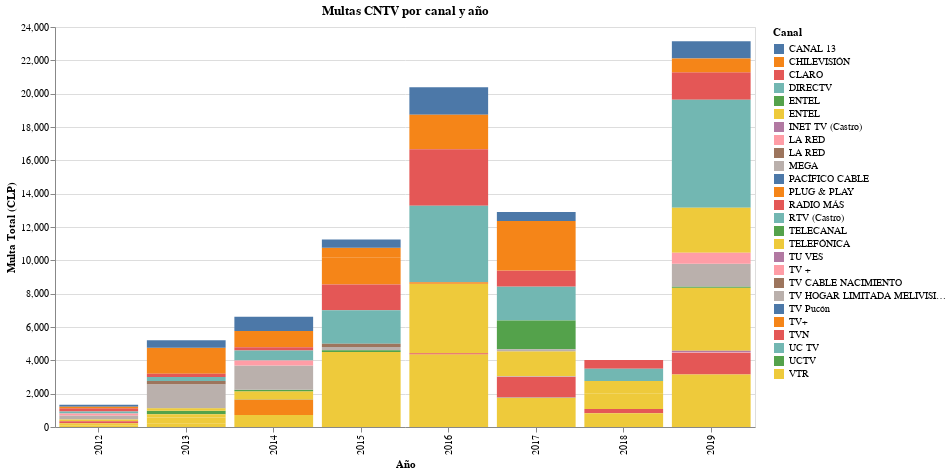

Notebook code for this chart:
### Code cell
# PASO 1: Subir archivo
from google.colab import files
import pandas as pd
import altair as alt

uploaded = files.upload()

# PASO 2: Leer archivo (detecta el nombre subido)
nombre_archivo = list(uploaded.keys())[0]
df = pd.read_excel(nombre_archivo)

# PASO 3: Revisar nombres originales de columnas
print("Columnas originales:", df.columns.tolist())

# PASO 4: Limpiar nombres (eliminar espacios antes y después)
df.columns = df.columns.str.strip()

# PASO 5: Renombrar columnas 0, 1 y 2 a nombres que quieres
df.columns.values[0:3] = ['AÑO', 'CANAL', 'MULTA TOTAL']

print("Columnas renombradas:", df.columns.tolist())

# PASO 6: Convertir AÑO a texto para Altair
df['AÑO'] = df['AÑO'].astype(str)

# PASO 7: Crear visualización Altair (barras apiladas)
chart = alt.Chart(df).mark_bar().encode(
    x=alt.X('AÑO:O', title='Año'),
    y=alt.Y('sum(MULTA TOTAL):Q', title='Multa Total (CLP)'),
    color=alt.Color('CANAL:N', title='Canal'),
    tooltip=['AÑO', 'CANAL', 'MULTA TOTAL']
).properties(
    width=700,
    height=400,
    title='Multas CNTV por canal y año'
)

chart.display()

### Figure 1 — Vega-Lite specification as saved in the notebook (floating-point values rounded to 4 significant figures)
{"config": {"view": {"continuousWidth": 300, "continuousHeight": 300}}, "data": {"name": "data-7e516053349ac37210d1d75eede00ee2"}, "mark": {"type": "bar"}, "encoding": {"color": {"field": "CANAL", "title": "Canal", "type": "nominal"}, "tooltip": [{"field": "AÑO", "type": "nominal"}, {"field": "CANAL", "type": "nominal"}, {"field": "MULTA TOTAL", "type": "quantitative"}], "x": {"field": "AÑO", "title": "Año", "type": "ordinal"}, "y": {"aggregate": "sum", "field": "MULTA TOTAL", "title": "Multa Total (CLP)", "type": "quantitative"}}, "height": 400, "title": "Multas CNTV por canal y año", "width": 700, "$schema": "https://vega.github.io/schema/vega-lite/v5.20.1.json", "datasets": {"data-7e516053349ac37210d1d75eede00ee2": [{"AÑO": "AÑO", "CANAL": "CANAL ", "MULTA TOTAL": "MONTO MULTA "}, {"AÑO": "2012", "CANAL": "CLARO", "MULTA TOTAL": 0}, {"AÑO": "2012", "CANAL": "DIRECTV", "MULTA TOTAL": 0}, {"AÑO": "2012", "CANAL": "INET TV (Castro)", "MULTA TOTAL": 0}, {"AÑO": "2012", "CANAL": "RTV (Castro)", "MULTA TOTAL": 0}, {"AÑO": "2012", "CANAL": "TV Pucón", "MULTA TOTAL": 0}, {"AÑO": "2012", "CANAL": "CANAL 13", "MULTA TOTAL": 120}, {"AÑO": "2012", "CANAL": "CLARO", "MULTA TOTAL": 100}, {"AÑO": "2012", "CANAL": "DIRECTV", "MULTA TOTAL": 120}, {"AÑO": "2012", "CANAL": "MEGA", "MULTA TOTAL": 120}, {"AÑO": "2012", "CANAL": "TELEFÓNICA", "MULTA TOTAL": 100}, {"AÑO": "2012", "CANAL": "TVN", "MULTA TOTAL": 120}, {"AÑO": "2012", "CANAL": "VTR", "MULTA TOTAL": 80}, {"AÑO": "2012", "CANAL": "RADIO MÁS", "MULTA TOTAL": 0}, {"AÑO": "2012", "CANAL": "CLARO", "MULTA TOTAL": 100}, {"AÑO": "2012", "CANAL": "CHILEVISIÓN", "MULTA TOTAL": 80}, {"AÑO": "2012", "CANAL": "LA RED", "MULTA TOTAL": 120}, {"AÑO": "2012", "CANAL": "MEGA", "MULTA TOTAL": 120}, {"AÑO": "2012", "CANAL": "VTR", "MULTA TOTAL": 150}, {"AÑO": "2013", "CANAL": "CHILEVISIÓN", "MULTA TOTAL": 1560}, {"AÑO": "2013", "CANAL": "DIRECTV", "MULTA TOTAL": 120}, {"AÑO": "2013", "CANAL": "TELECANAL", "MULTA TOTAL": 0}, {"AÑO": "2013", "CANAL": "VTR", "MULTA TOTAL": 220}, {"AÑO": "2013", "CANAL": "CANAL 13", "MULTA TOTAL": 450}, {"AÑO": "2013", "CANAL": "CLARO", "MULTA TOTAL": 200}, {"AÑO": "2013", "CANAL": "MEGA", "MULTA TOTAL": 1420}, {"AÑO": "2013", "CANAL": "TV+", "MULTA TOTAL": 0}, {"AÑO": "2013", "CANAL": "LA RED ", "MULTA TOTAL": 200}, {"AÑO": "2013", "CANAL": "UCTV", "MULTA TOTAL": 200}, {"AÑO": "2013", "CANAL": "VTR", "MULTA TOTAL": 350}, {"AÑO": "2013", "CANAL": "DIRECTV", "MULTA TOTAL": 120}, {"AÑO": "2013", "CANAL": "VTR", "MULTA TOTAL": 200}, {"AÑO": "2013", "CANAL": "PACÍFICO CABLE", "MULTA TOTAL": 20}, {"AÑO": "2013", "CANAL": "TELEFÓNICA", "MULTA TOTAL": 150}, {"AÑO": "2014", "CANAL": "CHILEVISIÓN", "MULTA TOTAL": 970}, {"AÑO": "2014", "CANAL": "CLARO", "MULTA TOTAL": 200}, {"AÑO": "2014", "CANAL": "DIRECTV", "MULTA TOTAL": 300}, {"AÑO": "2014", "CANAL": "TELEFÓNICA", "MULTA TOTAL": 500}, {"AÑO": "2014", "CANAL": "TV+", "MULTA TOTAL": 900}, {"AÑO": "2014", "CANAL": "VTR", "MULTA TOTAL": 720}, {"AÑO": "2014", "CANAL": "TV CABLE NACIMIENTO", "MULTA TOTAL": 20}, {"AÑO": "2014", "CANAL": "TELECANAL", "MULTA TOTAL": 100}, {"AÑO": "2014", "CANAL": "CANAL 13", "MULTA TOTAL": 850}, {"AÑO": "2014", "CANAL": "DIRECTV", "MULTA TOTAL": 300}, {"AÑO": "2014", "CANAL": "MEGA", "MULTA TOTAL": 1450}, {"AÑO": "2014", "CANAL": "LA RED", "MULTA TOTAL": 300}, {"AÑO": "2015", "CANAL": "CHILEVISIÓN", "MULTA TOTAL": 1600}, {"AÑO": "2015", "CANAL": "CLARO", "MULTA TOTAL": 1550}, {"AÑO": "2015", "CANAL": "DIRECTV", "MULTA TOTAL": 2000}, {"AÑO": "2015", "CANAL": "TELEFÓNICA", "MULTA TOTAL": 2100}, {"AÑO": "2015", "CANAL": "VTR", "MULTA TOTAL": 2400}, {"AÑO": "2015", "CANAL": "CHILEVISIÓN", "MULTA TOTAL": 600}, {"AÑO": "2015", "CANAL": "MEGA", "MULTA TOTAL": 200}, {"AÑO": "2015", "CANAL": "CANAL 13", "MULTA TOTAL": 500}, {"AÑO": "2015", "CANAL": "LA RED ", "MULTA TOTAL": 200}, {"AÑO": "2015", "CANAL": "TVN", "MULTA TOTAL": 0}, {"AÑO": "2015", "CANAL": "TELECANAL", "MULTA TOTAL": 100}, {"AÑO": "2016", "CANAL": "CANAL 13", "MULTA TOTAL": 1650}, {"AÑO": "2016", "CANAL": "CHILEVISIÓN", "MULTA TOTAL": 2070}, {"AÑO": "2016", "CANAL": "CLARO", "MULTA TOTAL": 3390}, {"AÑO": "2016", "CANAL": "VTR", "MULTA TOTAL": 4370}, {"AÑO": "2016", "CANAL": "DIRECTV", "MULTA TOTAL": 4590}, {"AÑO": "2016", "CANAL": "TELEFÓNICA", "MULTA TOTAL": 4170}, {"AÑO": "2016", "CANAL": "PLUG & PLAY", "MULTA TOTAL": 100}, {"AÑO": "2016", "CANAL": "TVN", "MULTA TOTAL": 50}, {"AÑO": "2017", "CANAL": "DIRECTV", "MULTA TOTAL": 2050}, {"AÑO": "2017", "CANAL": "ENTEL", "MULTA TOTAL": 1725}, {"AÑO": "2017", "CANAL": "TELEFÓNICA", "MULTA TOTAL": 1500}, {"AÑO": "2017", "CANAL": "VTR", "MULTA TOTAL": 1750}, {"AÑO": "2017", "CANAL": "CLARO", "MULTA TOTAL": 950}, {"AÑO": "2017", "CANAL": "TVN", "MULTA TOTAL": 1250}, {"AÑO": "2017", "CANAL": "CHILEVISIÓN", "MULTA TOTAL": 2970}, {"AÑO": "2017", "CANAL": "MEGA", "MULTA TOTAL": 120}, {"AÑO": "2017", "CANAL": "CANAL 13", "MULTA TOTAL": 550}, {"AÑO": "2017", "CANAL": "TV HOGAR LIMITADA MELIVISIÓN", "MULTA TOTAL": 20}, {"AÑO": "2017", "CANAL": "UC TV", "MULTA TOTAL": 20}, {"AÑO": "2018", "CANAL": "CLARO", "MULTA TOTAL": 530}, {"AÑO": "2018", "CANAL": "DIRECTV", "MULTA TOTAL": 730}, {"AÑO": "2018", "CANAL": "ENTEL ", "MULTA TOTAL": 730}, {"AÑO": "2018", "CANAL": "TELEFÓNICA", "MULTA TOTAL": 950}, {"AÑO": "2018", "CANAL": "TVN", "MULTA TOTAL": 250}, {"AÑO": "2018", "CANAL": "VTR", "MULTA TOTAL": 830}, {"AÑO": "2019", "CANAL": "CANAL 13", "MULTA TOTAL": 1030}, {"AÑO": "2019", "CANAL": "CLARO", "MULTA TOTAL": 1650}, {"AÑO": "2019", "CANAL": "DIRECTV", "MULTA TOTAL": 6479}, {"AÑO": "2019", "CANAL": "ENTEL ", "MULTA TOTAL": 2700}, {"AÑO": "2019", "CANAL": "MEGA", "MULTA TOTAL": 1390}, {"AÑO": "2019", "CANAL": "TELEFÓNICA", "MULTA TOTAL": 3770}, {"AÑO": "2019", "CANAL": "TVN", "MULTA TOTAL": 1290}, {"AÑO": "2019", "CANAL": "TV +", "MULTA TOTAL": 40}, {"AÑO": "2019", "CANAL": "VTR", "MULTA TOTAL": 3150}, {"AÑO": "2019", "CANAL": "CHILEVISIÓN", "MULTA TOTAL": 830}, {"AÑO": "2019", "CANAL": "TELECANAL", "MULTA TOTAL": 60}, {"AÑO": "2019", "CANAL": "LA RED", "MULTA TOTAL": 650}, {"AÑO": "2019", "CANAL": "TU VES", "MULTA TOTAL": 100}]}}
